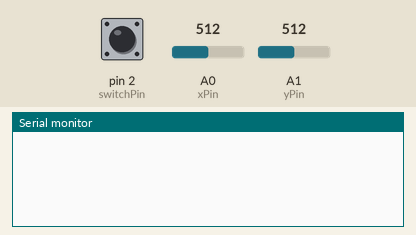
Bench run of a sketch on a simulated Arduino Uno, built with avr-gcc and run on an emulated ATmega328P. Parts: the last lines printed to the serial monitor. The test bench sets the inputs (shaded band); at power-on: A0 (xPin) = 512, A1 (yPin) = 512, pin 2 (switchPin) HIGH.

Above: at 1.2 s.
1.3 s: A0 (xPin) set to 690
2.8 s: A0 (xPin) set to 714
At 3.06 s:
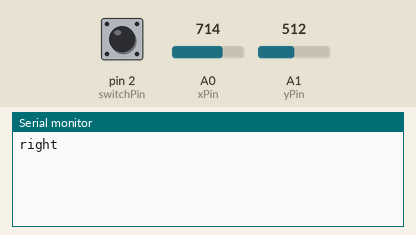
4.7 s: A1 (yPin) set to 683
At 5.06 s:
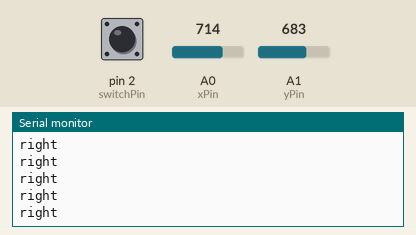
6.2 s: A1 (yPin) set to 714
At 6.67 s:
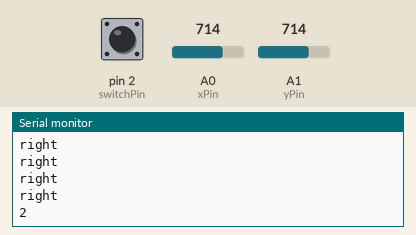

Measured:
- the behaviour switches between 700 and 701 on A0 (xPin) (found by bisection; images 0 and 1)
- the behaviour switches between 700 and 701 on A1 (yPin) (found by bisection; images 2 and 3)
- after the input at 2.8 s, the serial monitor: prints a new line at once (image 1)
- after the input at 6.2 s, the serial monitor: prints a new line after 0.22 s (image 3)

The sketch:

gameController.ino
```cpp
const int switchPin = 2;
const int xPin = 0;
const int yPin = 1;

void setup() {
  pinMode(switchPin, INPUT);
  digitalWrite(switchPin, HIGH);
  Serial.begin(9600);
}

void loop() {
  if (digitalRead(switchPin) == 0) {
    Serial.println("button");
  }
  if (analogRead(xPin) < 300){ //LEFT
    Serial.println("left");
  }
  if (analogRead(xPin) > 700){ //RIGHT
    Serial.println("right");
  }
  if (analogRead(yPin) < 300){ //UP
    Serial.println("1");
  }
  if (analogRead(yPin) > 700){ //DOWN
    Serial.println("2");
  }
  delay(400);
}
```
